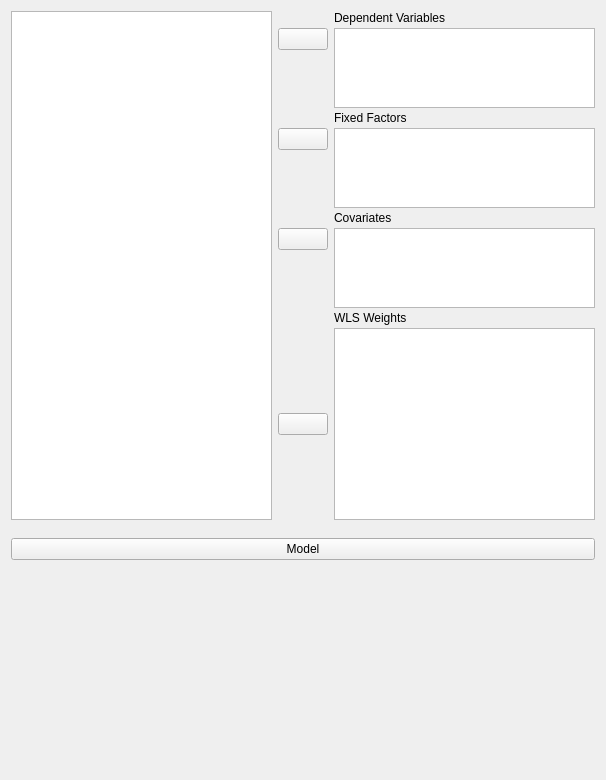
<?xml version="1.0" encoding="UTF-8"?>
<ui version="4.0">
 <class>AncovaMultivariateForm</class>
 <widget class="QWidget" name="AncovaMultivariateForm">
  <property name="geometry">
   <rect>
    <x>0</x>
    <y>0</y>
    <width>606</width>
    <height>726</height>
   </rect>
  </property>
  <property name="sizePolicy">
   <sizepolicy hsizetype="Fixed" vsizetype="Preferred">
    <horstretch>0</horstretch>
    <verstretch>0</verstretch>
   </sizepolicy>
  </property>
  <property name="windowTitle">
   <string>Form</string>
  </property>
  <layout class="QGridLayout" name="gridLayout">
   <property name="verticalSpacing">
    <number>0</number>
   </property>
   <item row="0" column="0">
    <widget class="QWidget" name="topWidget" native="true">
     <property name="sizePolicy">
      <sizepolicy hsizetype="Preferred" vsizetype="Fixed">
       <horstretch>0</horstretch>
       <verstretch>0</verstretch>
      </sizepolicy>
     </property>
     <layout class="QGridLayout" name="gridLayout_3">
      <property name="leftMargin">
       <number>0</number>
      </property>
      <property name="topMargin">
       <number>0</number>
      </property>
      <property name="rightMargin">
       <number>0</number>
      </property>
      <property name="verticalSpacing">
       <number>3</number>
      </property>
      <item row="3" column="2">
       <widget class="QLabel" name="label_2">
        <property name="sizePolicy">
         <sizepolicy hsizetype="Fixed" vsizetype="Fixed">
          <horstretch>0</horstretch>
          <verstretch>0</verstretch>
         </sizepolicy>
        </property>
        <property name="text">
         <string>Fixed Factors</string>
        </property>
       </widget>
      </item>
      <item row="0" column="2">
       <widget class="QLabel" name="label">
        <property name="sizePolicy">
         <sizepolicy hsizetype="Fixed" vsizetype="Fixed">
          <horstretch>0</horstretch>
          <verstretch>0</verstretch>
         </sizepolicy>
        </property>
        <property name="text">
         <string>Dependent Variables</string>
        </property>
       </widget>
      </item>
      <item row="2" column="1">
       <spacer name="verticalSpacer">
        <property name="orientation">
         <enum>Qt::Vertical</enum>
        </property>
        <property name="sizeHint" stdset="0">
         <size>
          <width>20</width>
          <height>5</height>
         </size>
        </property>
       </spacer>
      </item>
      <item row="1" column="1">
       <widget class="AssignButton" name="buttonAssignDependent">
        <property name="sizePolicy">
         <sizepolicy hsizetype="Fixed" vsizetype="Fixed">
          <horstretch>0</horstretch>
          <verstretch>0</verstretch>
         </sizepolicy>
        </property>
        <property name="minimumSize">
         <size>
          <width>50</width>
          <height>0</height>
         </size>
        </property>
        <property name="maximumSize">
         <size>
          <width>50</width>
          <height>16777215</height>
         </size>
        </property>
        <property name="text">
         <string/>
        </property>
       </widget>
      </item>
      <item row="1" column="2" rowspan="2">
       <widget class="BoundListView" name="dependents">
        <property name="sizePolicy">
         <sizepolicy hsizetype="Expanding" vsizetype="Fixed">
          <horstretch>0</horstretch>
          <verstretch>0</verstretch>
         </sizepolicy>
        </property>
        <property name="minimumSize">
         <size>
          <width>0</width>
          <height>80</height>
         </size>
        </property>
        <property name="maximumSize">
         <size>
          <width>16777215</width>
          <height>80</height>
         </size>
        </property>
        <property name="selectionMode">
         <enum>QAbstractItemView::ExtendedSelection</enum>
        </property>
       </widget>
      </item>
      <item row="7" column="2" rowspan="2">
       <widget class="BoundListView" name="covariates">
        <property name="sizePolicy">
         <sizepolicy hsizetype="Expanding" vsizetype="Fixed">
          <horstretch>0</horstretch>
          <verstretch>0</verstretch>
         </sizepolicy>
        </property>
        <property name="minimumSize">
         <size>
          <width>0</width>
          <height>80</height>
         </size>
        </property>
        <property name="maximumSize">
         <size>
          <width>16777215</width>
          <height>80</height>
         </size>
        </property>
        <property name="selectionMode">
         <enum>QAbstractItemView::ExtendedSelection</enum>
        </property>
       </widget>
      </item>
      <item row="7" column="1">
       <widget class="AssignButton" name="buttonAssignCovariates">
        <property name="sizePolicy">
         <sizepolicy hsizetype="Fixed" vsizetype="Fixed">
          <horstretch>0</horstretch>
          <verstretch>0</verstretch>
         </sizepolicy>
        </property>
        <property name="minimumSize">
         <size>
          <width>50</width>
          <height>0</height>
         </size>
        </property>
        <property name="maximumSize">
         <size>
          <width>50</width>
          <height>16777215</height>
         </size>
        </property>
        <property name="text">
         <string/>
        </property>
       </widget>
      </item>
      <item row="9" column="2">
       <widget class="QLabel" name="label_4">
        <property name="sizePolicy">
         <sizepolicy hsizetype="Fixed" vsizetype="Fixed">
          <horstretch>0</horstretch>
          <verstretch>0</verstretch>
         </sizepolicy>
        </property>
        <property name="text">
         <string>WLS Weights</string>
        </property>
       </widget>
      </item>
      <item row="10" column="2">
       <widget class="boundSingleItemView" name="wlsWeights">
        <property name="sizePolicy">
         <sizepolicy hsizetype="Expanding" vsizetype="Fixed">
          <horstretch>0</horstretch>
          <verstretch>0</verstretch>
         </sizepolicy>
        </property>
        <property name="minimumSize">
         <size>
          <width>0</width>
          <height>0</height>
         </size>
        </property>
        <property name="maximumSize">
         <size>
          <width>16777215</width>
          <height>16777215</height>
         </size>
        </property>
        <property name="selectionMode">
         <enum>QAbstractItemView::ExtendedSelection</enum>
        </property>
       </widget>
      </item>
      <item row="10" column="1">
       <widget class="AssignButton" name="buttonAssignWLSWeights">
        <property name="sizePolicy">
         <sizepolicy hsizetype="Fixed" vsizetype="Fixed">
          <horstretch>0</horstretch>
          <verstretch>0</verstretch>
         </sizepolicy>
        </property>
        <property name="minimumSize">
         <size>
          <width>50</width>
          <height>0</height>
         </size>
        </property>
        <property name="maximumSize">
         <size>
          <width>50</width>
          <height>16777215</height>
         </size>
        </property>
        <property name="text">
         <string/>
        </property>
       </widget>
      </item>
      <item row="8" column="1">
       <spacer name="verticalSpacer_3">
        <property name="orientation">
         <enum>Qt::Vertical</enum>
        </property>
        <property name="sizeHint" stdset="0">
         <size>
          <width>20</width>
          <height>5</height>
         </size>
        </property>
       </spacer>
      </item>
      <item row="4" column="2" rowspan="2">
       <widget class="BoundListView" name="fixedFactors">
        <property name="sizePolicy">
         <sizepolicy hsizetype="Expanding" vsizetype="Fixed">
          <horstretch>0</horstretch>
          <verstretch>0</verstretch>
         </sizepolicy>
        </property>
        <property name="minimumSize">
         <size>
          <width>0</width>
          <height>80</height>
         </size>
        </property>
        <property name="maximumSize">
         <size>
          <width>16777215</width>
          <height>80</height>
         </size>
        </property>
        <property name="selectionMode">
         <enum>QAbstractItemView::ExtendedSelection</enum>
        </property>
       </widget>
      </item>
      <item row="4" column="1">
       <widget class="AssignButton" name="buttonAssignFixed">
        <property name="sizePolicy">
         <sizepolicy hsizetype="Fixed" vsizetype="Fixed">
          <horstretch>0</horstretch>
          <verstretch>0</verstretch>
         </sizepolicy>
        </property>
        <property name="minimumSize">
         <size>
          <width>50</width>
          <height>0</height>
         </size>
        </property>
        <property name="maximumSize">
         <size>
          <width>50</width>
          <height>16777215</height>
         </size>
        </property>
        <property name="text">
         <string/>
        </property>
       </widget>
      </item>
      <item row="5" column="1">
       <spacer name="verticalSpacer_2">
        <property name="orientation">
         <enum>Qt::Vertical</enum>
        </property>
        <property name="sizeHint" stdset="0">
         <size>
          <width>20</width>
          <height>40</height>
         </size>
        </property>
       </spacer>
      </item>
      <item row="6" column="2">
       <widget class="QLabel" name="label_5">
        <property name="sizePolicy">
         <sizepolicy hsizetype="Fixed" vsizetype="Fixed">
          <horstretch>0</horstretch>
          <verstretch>0</verstretch>
         </sizepolicy>
        </property>
        <property name="text">
         <string>Covariates</string>
        </property>
       </widget>
      </item>
      <item row="0" column="0" rowspan="11">
       <widget class="AvailableFieldsListView" name="listAvailableFields">
        <property name="sizePolicy">
         <sizepolicy hsizetype="Expanding" vsizetype="Preferred">
          <horstretch>0</horstretch>
          <verstretch>0</verstretch>
         </sizepolicy>
        </property>
        <property name="minimumSize">
         <size>
          <width>0</width>
          <height>0</height>
         </size>
        </property>
        <property name="maximumSize">
         <size>
          <width>16777215</width>
          <height>16777215</height>
         </size>
        </property>
        <property name="selectionMode">
         <enum>QAbstractItemView::ExtendedSelection</enum>
        </property>
       </widget>
      </item>
     </layout>
    </widget>
   </item>
   <item row="1" column="0">
    <widget class="QWidget" name="widget_10" native="true">
     <property name="sizePolicy">
      <sizepolicy hsizetype="Preferred" vsizetype="Preferred">
       <horstretch>0</horstretch>
       <verstretch>0</verstretch>
      </sizepolicy>
     </property>
     <layout class="QGridLayout" name="gridLayout_5">
      <property name="leftMargin">
       <number>0</number>
      </property>
      <property name="rightMargin">
       <number>0</number>
      </property>
      <property name="bottomMargin">
       <number>3</number>
      </property>
      <item row="0" column="0">
       <widget class="ExpanderButton" name="expanderModel">
        <property name="sizePolicy">
         <sizepolicy hsizetype="Expanding" vsizetype="Fixed">
          <horstretch>0</horstretch>
          <verstretch>0</verstretch>
         </sizepolicy>
        </property>
        <property name="text">
         <string>Model</string>
        </property>
       </widget>
      </item>
      <item row="1" column="0">
       <widget class="AnovaModelWidget" name="model" native="true">
        <property name="sizePolicy">
         <sizepolicy hsizetype="Expanding" vsizetype="Preferred">
          <horstretch>0</horstretch>
          <verstretch>0</verstretch>
         </sizepolicy>
        </property>
        <property name="minimumSize">
         <size>
          <width>0</width>
          <height>200</height>
         </size>
        </property>
       </widget>
      </item>
     </layout>
    </widget>
   </item>
   <item row="2" column="0">
    <spacer name="verticalSpacer_4">
     <property name="orientation">
      <enum>Qt::Vertical</enum>
     </property>
     <property name="sizeHint" stdset="0">
      <size>
       <width>20</width>
       <height>40</height>
      </size>
     </property>
    </spacer>
   </item>
  </layout>
 </widget>
 <customwidgets>
  <customwidget>
   <class>AssignButton</class>
   <extends>QPushButton</extends>
   <header>widgets/assignbutton.h</header>
  </customwidget>
  <customwidget>
   <class>AvailableFieldsListView</class>
   <extends>QListView</extends>
   <header>widgets/availablefieldslistview.h</header>
  </customwidget>
  <customwidget>
   <class>ExpanderButton</class>
   <extends>QPushButton</extends>
   <header>widgets/expanderbutton.h</header>
  </customwidget>
  <customwidget>
   <class>boundSingleItemView</class>
   <extends>QListView</extends>
   <header>widgets/boundsingleitemview.h</header>
  </customwidget>
  <customwidget>
   <class>BoundListView</class>
   <extends>QListView</extends>
   <header>widgets/boundlistview.h</header>
  </customwidget>
  <customwidget>
   <class>AnovaModelWidget</class>
   <extends>QWidget</extends>
   <header>widgets/anovamodelwidget.h</header>
   <container>1</container>
  </customwidget>
 </customwidgets>
 <tabstops>
  <tabstop>listAvailableFields</tabstop>
  <tabstop>buttonAssignDependent</tabstop>
  <tabstop>dependents</tabstop>
  <tabstop>buttonAssignFixed</tabstop>
  <tabstop>fixedFactors</tabstop>
  <tabstop>buttonAssignCovariates</tabstop>
  <tabstop>covariates</tabstop>
  <tabstop>buttonAssignWLSWeights</tabstop>
  <tabstop>wlsWeights</tabstop>
  <tabstop>expanderModel</tabstop>
 </tabstops>
 <resources/>
 <connections/>
</ui>
